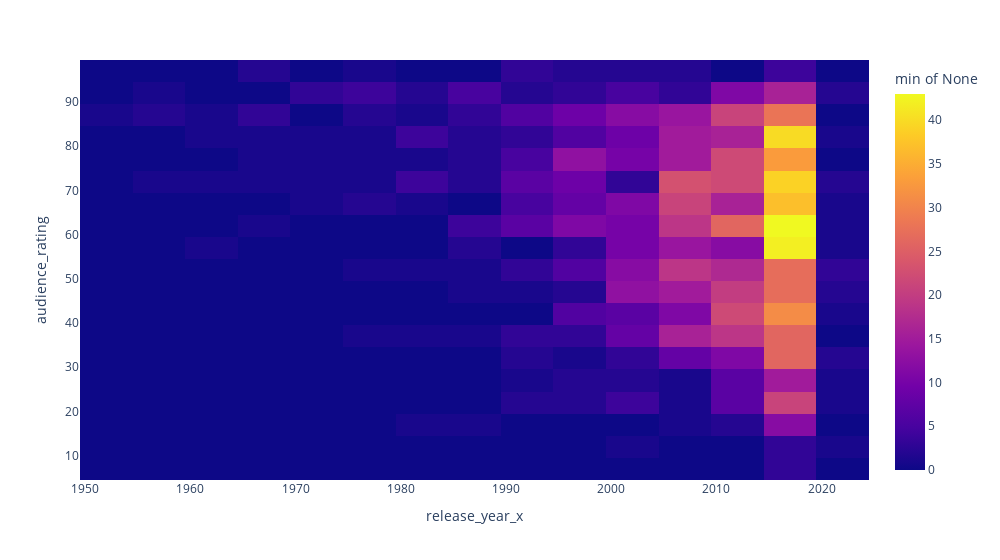

Notebook cell for this chart:
### Markdown cell above
## Analysis based on Audience Rating

### Code cell
netflix_plus_rt_df = pd.merge(netflix_movies_df, rotten_movies_df, how="inner", on="title_and_release_year")

audience_rating_df = netflix_plus_rt_df.dropna(subset="audience_rating")
pd.to_datetime(audience_rating_df["date_added"])
# audience_rating_df = audience_rating_df[audience_rating_df["release_year_x"] >= 2000] # Remove Movies released before 2000
# audience_rating_df = audience_rating_df[audience_rating_df["release_year_x"] <= 2020] # Remove Movies released after 2020
audience_rating_df = audience_rating_df.sort_values(by="release_year_x", ascending=False)

px.density_heatmap(
  data_frame=audience_rating_df,
  x="release_year_x",
  y="audience_rating",
  width=1000,
  histfunc="min",
  nbinsx=21,
  nbinsy=20,
)

# Rubbish
# px.density_contour(
#   data_frame=audience_rating_df,
#   x="audience_rating",
#   y="release_year_x"
# )

### Figure 1 — Plotly figure (JSON) as saved in the notebook; plotly's stock layout.template omitted (floating-point values rounded to 4 significant figures; data arrays with more than 128 entries replaced by an {"elided": "..."} marker saying what was removed)
{"data": [{"coloraxis": "coloraxis", "histfunc": "min", "hovertemplate": "release_year_x=%{x}<br>audience_rating=%{y}<br>min of None=%{z}<extra></extra>", "name": "", "nbinsx": 21, "nbinsy": 20, "type": "histogram2d", "x": {"elided": "1278 int values"}, "xaxis": "x", "xbingroup": "x", "y": {"elided": "1278 int values"}, "yaxis": "y", "ybingroup": "y"}], "layout": {"coloraxis": {"colorbar": {"title": {"text": "min of None"}}, "colorscale": [[0, "#0d0887"], [0.1111, "#46039f"], [0.2222, "#7201a8"], [0.3333, "#9c179e"], [0.4444, "#bd3786"], [0.5556, "#d8576b"], [0.6667, "#ed7953"], [0.7778, "#fb9f3a"], [0.8889, "#fdca26"], [1, "#f0f921"]]}, "legend": {"tracegroupgap": 0}, "margin": {"t": 60}, "width": 1000, "xaxis": {"anchor": "y", "domain": [0, 1], "title": {"text": "release_year_x"}}, "yaxis": {"anchor": "x", "domain": [0, 1], "title": {"text": "audience_rating"}}}}
